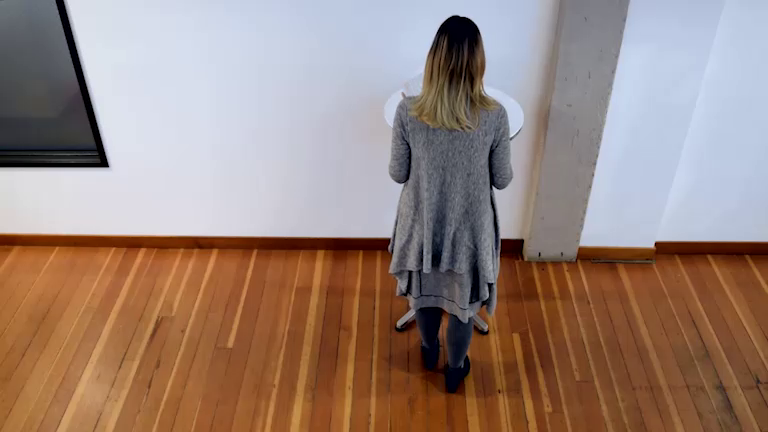
#> input picture frame 139 of one-by-one-person-detection.mp4, 768 x 432 px, given in place of the camera
$ python pose_est.py
#> lines starting #> are read from the running program, lines starting #| are printed output that depends on the picture
### src/joint_angles.py
# ------- JOINT ANGLE MATH -------------------------------------------------
# Pure math, no camera, no OpenCV. Takes marker centers, returns angles.
#
# Marker chain: J0 base -> J1 shoulder -> J2 elbow -> J3 wrist.
# Only shoulder and elbow are actuated (servos); wrist has none.
#
# A joint's angle is measured between the segment coming into it and the
# segment going out of it (dot-product method). 0 degrees means the two
# segments point the same way (arm straight through that joint); larger
# values mean more bend. J3 is the last marker in the chain, so there is
# no segment past it to measure a bend against by this method.

from typing import Dict, Optional, Tuple

import numpy as np

Point = Tuple[float, float]


# [10 lines left out: function _angle_between, not called in this run]


def calculate_joint_angles(centers: Dict[int, Point]) -> Dict[str, Optional[float]]:
    """centers: marker_id (0-3) -> (x, y) pixel center.

    Returns {"shoulder": degrees or None, "elbow": degrees or None}.
    A joint is None whenever any marker its calculation needs is not in
    `centers` - never guessed, never interpolated.
    """
    angles: Dict[str, Optional[float]] = {"shoulder": None, "elbow": None}

    j0, j1, j2, j3 = centers.get(0), centers.get(1), centers.get(2), centers.get(3)

    if j0 is not None and j1 is not None and j2 is not None:
        v_in = (j1[0] - j0[0], j1[1] - j0[1])
        v_out = (j2[0] - j1[0], j2[1] - j1[1])
        angles["shoulder"] = _angle_between(v_in, v_out)

    if j1 is not None and j2 is not None and j3 is not None:
        v_in = (j2[0] - j1[0], j2[1] - j1[1])
        v_out = (j3[0] - j2[0], j3[1] - j2[1])
        angles["elbow"] = _angle_between(v_in, v_out)

    return angles

### src/servo_io.py
# ------- SERVO TRANSPORT ---------------------------------------------------
# Narrow interface for commanding servos: connect(), send_angle(), close().
# Three servos: "shoulder", "elbow1", "elbow2". Anything else is refused.
#
# Wire protocol expected on the Arduino side (plain text line, 9600 baud):
#     "<JOINT>:<ANGLE>\n"   e.g.  "SHOULDER:90.0\n"
# See arduino/arm_control/arm_control.ino.

import logging
import time
from typing import Optional, Tuple

logger = logging.getLogger(__name__)

# Per-joint safe range in degrees. These are placeholders (0-180, the servo's
# own physical limit) - tighten them once you know how far each joint can
# actually move without the arm binding or the cardboard/frame fouling.
SAFE_RANGE_DEG = {
    "shoulder": (0, 180),
    "elbow1": (0, 180),
    "elbow2": (0, 180),
}


# [14 lines left out: function _in_safe_range, not called in this run]


class ServoLink:
    """Real servo link over a serial connection to an Arduino."""

    def __init__(self, port: str, baudrate: int = 9600, timeout: float = 1.0):
        self.port = port
        self.baudrate = baudrate
        self.timeout = timeout
        self._serial = None

    def connect(self) -> None:
        import serial  # imported here so DummyServoLink needs no pyserial install

        self._serial = serial.Serial(self.port, self.baudrate, timeout=self.timeout)
        time.sleep(2)  # Arduino resets when the serial port opens; let the sketch boot
        logger.info("Connected to %s at %d baud", self.port, self.baudrate)

    # [8 lines left out: function send_angle, not called in this run]

    def close(self) -> None:
        if self._serial is not None:
            self._serial.close()
            self._serial = None


class DummyServoLink:
    """No hardware attached. Logs to stdout so the rest of the system runs standalone."""

    def __init__(self, *args, **kwargs):
        pass

    def connect(self) -> None:
        print("[DummyServoLink] connected (no hardware)")

    # [4 lines left out: function send_angle, not called in this run]

    def close(self) -> None:
        print("[DummyServoLink] closed")

### src/pose_est.py
# ------- IMPORTS --------------------------------------------------------
import argparse
import cv2
import numpy as np
import json
from pathlib import Path

from joint_angles import calculate_joint_angles
from servo_io import ServoLink, DummyServoLink

DATA_DIR = Path(__file__).parent.parent / "data"

# ------- ARGS --------------------------------------------------------------
arg_parser = argparse.ArgumentParser()
arg_parser.add_argument("--port", type=str, default=None, help="Serial port for the Arduino, e.g. /dev/ttyACM0")
arg_parser.add_argument("--dry-run", action="store_true", help="Use DummyServoLink instead of real hardware")
arg_parser.add_argument("--camera", type=int, default=1, help="OpenCV camera index")
args = arg_parser.parse_args()

link = DummyServoLink() if args.dry_run else ServoLink(args.port)
link.connect()

# ------- DICTIONARY -----------------------------------------------------
# telling ArUco which set of marker patterns to look for
dictionary = cv2.aruco.getPredefinedDictionary(cv2.aruco.DICT_4X4_50)
parameters = cv2.aruco.DetectorParameters()  # Marker detection parameters
detector = cv2.aruco.ArucoDetector(dictionary, parameters)  # newer OpenCV wraps detection in this class
J0, J1, J2, J3 = 0, 1, 2, 3 # redefining marker ids bc i will get confused.

# ------- VARS ------------------------------------------------------------
# each joint needs the ID it is connected to
connections = [(J0, J1), (J1, J2), (J2, J3)]

calibration_path = DATA_DIR / 'calibration.json'
matrix_coefficients, distortion_coefficients = None, None
if calibration_path.exists():
    with open(calibration_path, 'r') as f:
#> (reads camera_setup/calibration.json from the repository)
        json_data = json.load(f)
    matrix_coefficients = np.array(json_data['mtx'])
    distortion_coefficients = np.array(json_data['dist'])
else:
    print(f"Warning: {calibration_path} not found - using raw (non-undistorted) frames.")

# ------- DETECT CENTER OF MARKER ------------------------------------------
def marker_center(marker_corners):
    pts = marker_corners.reshape(4, 2)
    return pts.mean(axis=0)

def marker_centers_by_id(corners, ids):
    if ids is None:
        return {}
    return {int(marker_id): marker_center(marker_corners)
            for marker_id, marker_corners in zip(ids.ravel(), corners)}

def vector_between_centers(start_center, end_center):
    return end_center - start_center

# ------- DETECTING AND LEBLING MARKERS -----------------------------------
# open the webcam
live = cv2.VideoCapture(args.camera)
if not live.isOpened():
    print(f"Error: No live feed on camera {args.camera}. Try --camera with a different index.")
    exit()

while True: # capturing live frames
    success, frame = live.read()
#> frame is the input picture: shape (432, 768, 3); mean B, G, R 123.4, 132.6, 153.9
    gray = cv2.cvtColor(frame, cv2.COLOR_BGR2GRAY)  # grayscale
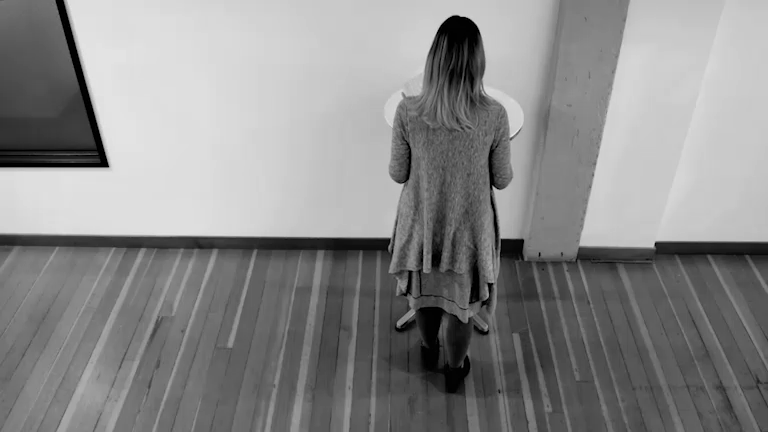
#> gray: shape (432, 768); min 0, max 231, mean 137.9

    if not success:
        print("Error: Frames not captured.")
        break

    # Load and undistort image (kinda)
    if matrix_coefficients is not None:
        h, w = gray.shape[:2]
#> h = 432; w = 768
        newcameramtx, roi = cv2.getOptimalNewCameraMatrix(matrix_coefficients, distortion_coefficients, (w,h), 1, (w,h))
#> roi = (79, 125, 628, 239)
        gray_undist = cv2.undistort(gray, matrix_coefficients, distortion_coefficients, None, newcameramtx)
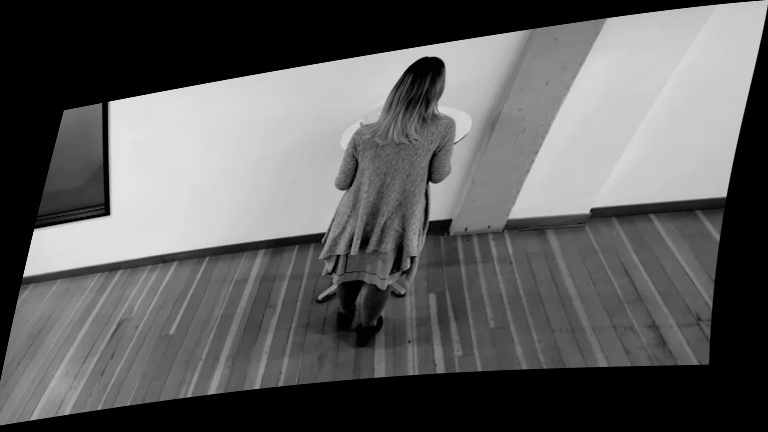
#> gray_undist: shape (432, 768); min 0, max 229, mean 94.6
    else:
        gray_undist = gray

    # detect markers in computer frame
    corners, ids, rejected = detector.detectMarkers(gray_undist)
#> corners = (); ids = None; rejected = 10 items

    # recive id numbers and cords
    print(f"Marker IDs found: {ids if ids is not None else 'None'}")
#| Marker IDs found: None
    print(f"Marker corners found: {corners}")
#| Marker corners found: ()

    # dysplaying cv feed with overlay
    centers = marker_centers_by_id(corners, ids)
#> centers = 0 items
    cv2.aruco.drawDetectedMarkers(frame, corners, ids)  # draws boxes around markers and labels them with their id
    for center in centers.values(): # draws a green dot at the center of each marker
        cv2.circle(frame, tuple(center.astype(int)), 5, (0, 255, 0), -1)
#> this loop made 0 passes


    # ------- DRAWING THE SKELLY -----------------------------------------------
    # pick a jnt_pt
    # draw a line from base -> elbow -> wrist
    # repeat the above until it connects all
    #               the lines in a sskeleton
    # NEEDS TO BE VECTORS FOR LATER STEPS
    for start_id, end_id in connections: # for each connection, if the centers of the start and end markers are detected, draw a line between them
        if start_id in centers and end_id in centers:
            start_center = centers[start_id]
            end_center = centers[end_id]
            cv2.line(frame, tuple(start_center.astype(int)), tuple(end_center.astype(int)), (255, 0, 0), 2)

    # ------- CALCULATE ANGLES AND DRIVE SERVOS -------------------------------
    angles = calculate_joint_angles(centers)
#> angles = 2 items
    shoulder_angle = angles["shoulder"]
    elbow_angle = angles["elbow"]

    if shoulder_angle is not None:
        link.send_angle("shoulder", shoulder_angle)
        cv2.putText(frame, f"shoulder: {shoulder_angle:.1f}", (10, 30),
                    cv2.FONT_HERSHEY_SIMPLEX, 0.7, (0, 255, 0), 2)

    if elbow_angle is not None:
        # one CV elbow reading, both elbow servos driven to it
        link.send_angle("elbow1", elbow_angle)
        link.send_angle("elbow2", elbow_angle)
        cv2.putText(frame, f"elbow: {elbow_angle:.1f}", (10, 60),
                    cv2.FONT_HERSHEY_SIMPLEX, 0.7, (0, 255, 0), 2)

    print(f"Shoulder: {shoulder_angle}, Elbow: {elbow_angle}")
#| Shoulder: None, Elbow: None

    cv2.imshow('Live Feed', frame)
    if cv2.waitKey(1) & 0xFF == ord('q'):  # <-- q to quit
#> (key q is pressed here)
        break

# close feed
live.release()
cv2.destroyAllWindows()
link.close()


# -------- LATER -----------------------------------------------------------

#TODO:  solvePnP, gives 3D rotation of each marker, needs camera calibration first!
